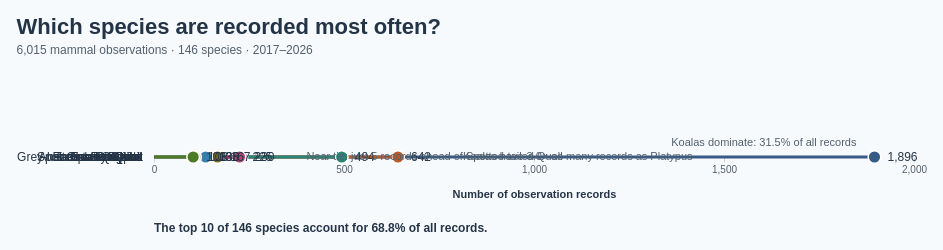

Write the Vega-Lite specification saved for this chart.
### Vega specification from a JSON file in a GitHub repository (floating-point values rounded to 4 significant figures; data arrays with more than 128 entries replaced by an {"elided": "..."} marker saying what was removed)
{"$schema": "https://vega.github.io/schema/vega/v5.json", "description": "Most recorded mammal species in Dataset/observations-794195.csv. The 2017–2026 window contains 6,015 species-level observations across 146 species; their counts are aggregated and embedded. Subspecies are combined with their parent species using the first two scientific-name components; genus-only records are excluded. Counts include 2017–2026 observation dates and records regardless of coordinates. Top N is selected by count descending with scientific name breaking ties, then displayed in the selected sort order. Counts measure recording activity, not animal abundance. Lollipop heads are plain circles whose centres mark the observation counts. Species colours match the ten-species palette in BumpChart.vg.json; counts and rankings use the selected observation years. Row annotations highlight the Koala share, its lead over Platypus, and the near tie at ranks 4 and 5. A summary updates the share of records covered by the selected Top N. Uses the 10 most recent available observation years (2017–2026), including partial 2026.", "width": 760, "height": {"signal": "length(data(\"topSpecies\")) * 34"}, "padding": 16, "background": "#f7fafc", "title": {"text": "Which species are recorded most often?", "subtitle": ["6,015 mammal observations · 146 species · 2017–2026"], "anchor": "start", "font": "Arial", "fontSize": 22, "color": "#243447", "subtitleFont": "Arial", "subtitleFontSize": 12, "subtitleColor": "#52606d", "offset": 80, "subtitlePadding": 6, "subtitleLineHeight": 16}, "signals": [{"name": "topN", "value": 10, "bind": {"input": "select", "options": [5, 10], "labels": ["Top 5", "Top 10"], "name": "Species shown: "}}, {"name": "sortOrder", "value": "Descending", "bind": {"input": "select", "options": ["Descending", "Ascending"], "name": "Sort by observations: "}}, {"name": "hoveredSpecies", "value": null, "on": [{"events": "@stems:mouseover, @dots:mouseover, @counts:mouseover", "update": "datum.scientific_name"}, {"events": "@stems:mouseout, @dots:mouseout, @counts:mouseout", "update": "null"}]}], "data": [{"name": "speciesCounts", "values": {"elided": "146 records"}, "transform": [{"type": "window", "sort": {"field": ["count", "scientific_name"], "order": ["descending", "ascending"]}, "ops": ["row_number"], "as": ["rank"]}]}, {"name": "topSpecies", "source": "speciesCounts", "transform": [{"type": "filter", "expr": "datum.rank <= topN"}, {"type": "formula", "expr": "sortOrder === 'Ascending' ? datum.count : -datum.count", "as": "sortKey"}, {"type": "collect", "sort": {"field": ["sortKey", "scientific_name"], "order": ["ascending", "ascending"]}}]}, {"name": "insightRows", "source": "topSpecies", "transform": [{"type": "filter", "expr": "datum.rank === 1 || datum.rank === 2 || datum.rank === 4"}]}, {"name": "shownSummary", "source": "topSpecies", "transform": [{"type": "aggregate", "fields": ["count"], "ops": ["sum"], "as": ["shownCount"]}]}], "scales": [{"name": "x", "type": "linear", "domain": {"data": "speciesCounts", "field": "count"}, "range": "width", "zero": true, "nice": true}, {"name": "y", "type": "band", "domain": {"data": "topSpecies", "field": "scientific_name", "sort": {"op": "min", "field": "sortKey", "order": "ascending"}}, "range": "height", "padding": 0.4}, {"name": "speciesColor", "type": "ordinal", "domain": ["Koala", "Platypus", "Grey-headed Flying-fox", "Greater Glider", "Spotted-tailed Quoll", "European Rabbit", "Quokka", "Tasmanian Devil", "Eastern Barred Bandicoot", "Numbat", "Australian Sea Lion", "Eastern Quoll"], "range": ["#365B85", "#B65C30", "#2A8576", "#885BA6", "#AD4770", "#86701D", "#397FAD", "#6D6B70", "#C17A24", "#5146A0", "#4D7A24", "#bab0ab"], "unknown": "#7cacc6"}], "axes": [{"orient": "bottom", "scale": "x", "title": "Number of observation records", "format": ",d", "tickCount": 5, "grid": true, "gridColor": "#e3e9ef", "domain": false, "tickColor": "#c9d4df", "labelColor": "#52606d", "titleColor": "#243447", "titlePadding": 14}, {"orient": "left", "scale": "y", "domain": false, "ticks": false, "labelPadding": 12, "labelLimit": 280, "labelColor": "#243447", "labelFontSize": 12, "encode": {"labels": {"update": {"text": {"signal": "data('topSpecies')[indexof(domain('y'), datum.value)].species"}}}}}], "marks": [{"name": "stems", "type": "rule", "from": {"data": "topSpecies"}, "encode": {"enter": {"x": {"scale": "x", "value": 0}, "strokeWidth": {"value": 3}}, "update": {"x2": {"scale": "x", "field": "count"}, "y": {"scale": "y", "field": "scientific_name", "band": 0.5}, "stroke": {"scale": "speciesColor", "field": "species"}, "tooltip": {"signal": "{'Species': datum.species, 'Scientific name': datum.scientific_name, 'Observations': format(datum.count, ',d'), 'Share of species-level records': format(datum.count / 6015, '.1%'), 'Overall rank': datum.rank}"}, "strokeWidth": {"signal": "hoveredSpecies === datum.scientific_name ? 4 : 3"}}}}, {"name": "dots", "type": "symbol", "from": {"data": "topSpecies"}, "encode": {"enter": {"cursor": {"value": "pointer"}, "shape": {"value": "circle"}, "stroke": {"value": "#ffffff"}, "strokeWidth": {"value": 1.5}}, "update": {"x": {"scale": "x", "field": "count"}, "y": {"scale": "y", "field": "scientific_name", "band": 0.5}, "tooltip": {"signal": "{'Species': datum.species, 'Scientific name': datum.scientific_name, 'Observations': format(datum.count, ',d'), 'Share of species-level records': format(datum.count / 6015, '.1%'), 'Overall rank': datum.rank}"}, "description": {"signal": "datum.species + ', ' + format(datum.count, ',d') + ' observations'"}, "fill": {"scale": "speciesColor", "field": "species"}, "size": {"signal": "hoveredSpecies === datum.scientific_name ? 220 : 160"}}}}, {"name": "counts", "type": "text", "from": {"data": "topSpecies"}, "encode": {"enter": {"align": {"value": "left"}, "baseline": {"value": "middle"}, "dx": {"value": 13}, "font": {"value": "Arial"}, "fontSize": {"value": 12}, "fill": {"value": "#243447"}}, "update": {"x": {"scale": "x", "field": "count"}, "y": {"scale": "y", "field": "scientific_name", "band": 0.5}, "text": {"signal": "format(datum.count, ',d')"}}}}, {"name": "speciesInsights", "type": "text", "interactive": false, "from": {"data": "insightRows"}, "encode": {"enter": {"font": {"value": "Arial"}, "fontSize": {"value": 11}, "fill": {"value": "#52606d"}}, "update": {"x": {"signal": "scale('x', datum.count) + (datum.rank === 1 ? -18 : 65)"}, "y": {"scale": "y", "field": "scientific_name", "band": 0.5}, "dy": {"signal": "datum.rank === 1 ? -9 : 0"}, "align": {"signal": "datum.rank === 1 ? 'right' : 'left'"}, "baseline": {"signal": "datum.rank === 1 ? 'bottom' : 'middle'"}, "text": {"signal": "datum.rank === 1 ? 'Koalas dominate: ' + format(datum.count / 6015, '.1%') + ' of all records' : datum.rank === 2 ? 'Koalas have ' + format(data('speciesCounts')[0].count / datum.count, '.1f') + '× as many records as Platypus' : 'Near tie: just 5 records ahead of Spotted-tailed Quoll'"}}}}, {"name": "concentrationInsight", "type": "text", "interactive": false, "from": {"data": "shownSummary"}, "encode": {"enter": {"x": {"value": 0}, "align": {"value": "left"}, "baseline": {"value": "top"}, "font": {"value": "Arial"}, "fontSize": {"value": 12}, "fontWeight": {"value": "bold"}, "fill": {"value": "#243447"}}, "update": {"y": {"signal": "height + 66"}, "text": {"signal": "'The top ' + topN + ' of 146 species account for ' + format(datum.shownCount / 6015, '.1%') + ' of all records.'"}}}}], "config": {"font": "Arial", "axis": {"labelFont": "Arial", "titleFont": "Arial"}}, "usermeta": {"observationWindow": {"source": "Dataset/observations-794195.csv", "dateField": "observed_on", "years": [2017, 2018, 2019, 2020, 2021, 2022, 2023, 2024, 2025, 2026], "yearCount": 10, "includesPartialLatestYear": true}}}
